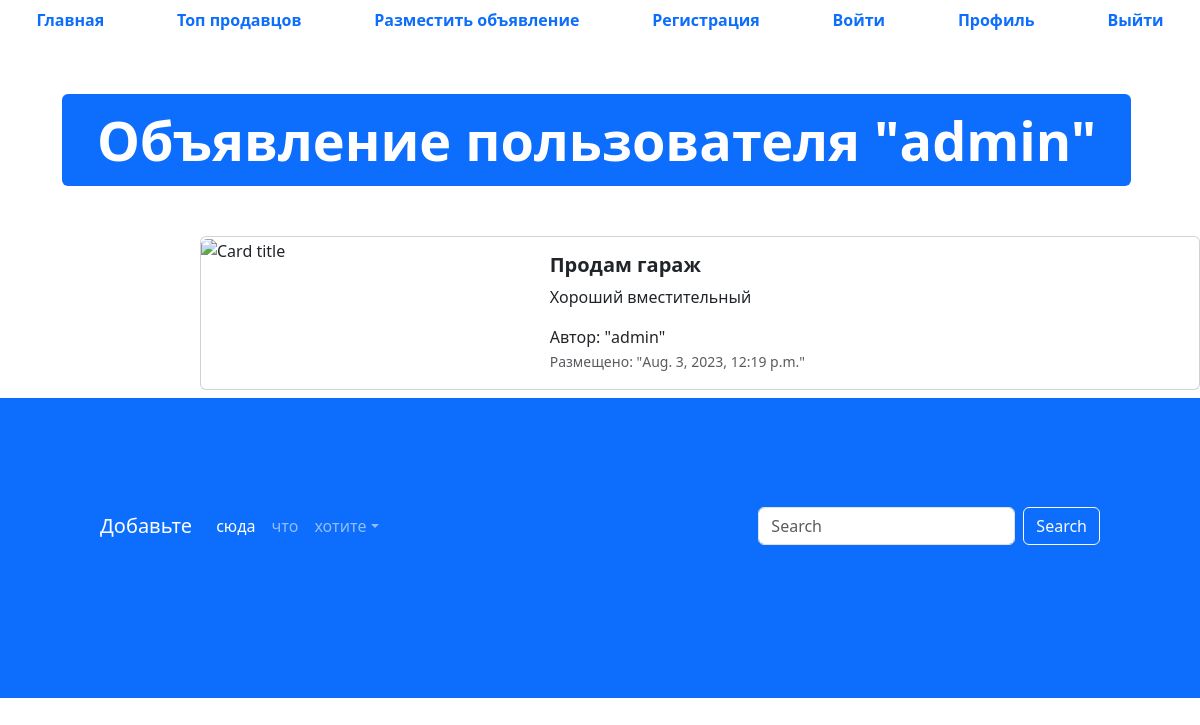
The app's page /advertisement/1 with its own data.
### app_advertisements/models.py (models this page shows, shortened)
class Advertisement(models.Model):
    title = models.CharField('Заголовок', max_length=128)
    description = models.TextField('Описание')
    price = models.DecimalField('Цена', max_digits=10, decimal_places=2)
    auction = models.BooleanField('Торг', help_text='Укажите, уместен ли торг')
    created_at = models.DateTimeField(auto_now_add=True)
    updated_at = models.DateTimeField(auto_now=True)
    user = models.ForeignKey(User, verbose_name='пользователь', on_delete=models.CASCADE)
    image = models.ImageField('Изображение', upload_to='advertisements/')
    class Meta:
        db_table = "advertisements"

### app_advertisements/views.py (the view)
# urls.py: path('advertisement/<int:pk>', advertisement_detail, name='adv-detail'),
def advertisement_detail(request, pk):
    advertisement = Advertisement.objects.get(id=pk)
    context = {'advertisement': advertisement}
    return render(request, 'app_advertisements/advertisement.html', context=context)

### templates/app_advertisements/advertisement.html (shortened to what this page needs)
{% extends 'base.html' %}
{% block content %}
  <ul class="nav nav-pills sticky-top bg-white nav-fill">
    <li class="nav-item">
      <a class="nav-link" href="{% url 'main-page' %}">
        <span style="font-weight: bold;">Главная</span>
      </a>
    </li>
    <li class="nav-item">
      <a class="nav-link" href="{% url 'top-sellers' %}"><span style="font-weight: bold;">Топ продавцов</span>
      </a>
    </li>
    <li class="nav-item">
      <a class="nav-link" href="advertisement-post.html">
        <span style="font-weight: bold;">Разместить объявление</span>
      </a>
    </li>
    <li class="nav-item">
      <a class="nav-link" href="register.html">
        <span style="font-weight: bold;">Регистрация</span>
      </a>
    </li>
    <li class="nav-item">
      <a class="nav-link" href="login.html">
        <span style="font-weight: bold;">Войти</span>
      </a>
    </li>
    <li class="nav-item">
      <a class="nav-link" href="profile.html">
        <span style="font-weight: bold;">Профиль</span>
      </a>
    </li>
    <li class="nav-item">
      <a class="nav-link" href="#">
        <span style="font-weight: bold;">Выйти</span>
      </a>
    </li>
  </ul>
  <div class="container" style="margin: 50px;">
    <div class="display-2">
      <span class="badge bg-primary">Объявление пользователя "{{ advertisement.user }}"</span>
    </div>
  </div>
  <div class="col offset-2">
    <div class="card mb-2" style="max-width: 1200px; margin-top: 20px;">
      <div class="row g-0">
        <div class="col-md-4">
          <a href="#" class="nav-link">
            <img src="{{ advertisement.image }}" class="img-fluid rounded-start" alt="Card title">
          </a>
        </div>
        <div class="col">
          <div class="card-body">
            <h5 class="card-title">
              <a href="#" class="nav-link"><strong>{{ advertisement.title }}</strong></a>
            </h5>
            <p class="card-text">
              {{ advertisement.description }}
            </p>
            <span>Автор: "{{ advertisement.user }}"</span>
            <p class="card-text"><small class="text-muted">Размещено: "{{ advertisement.created_at }}"</small></p>
          </div>
        </div>
      </div>
    </div>
  </div>
  <footer style="padding: 100px; min-height: 300px;" class="bg-primary">
    <nav class="navbar navbar-expand-sm navbar-dark">
      <a class="navbar-brand" href="#">Добавьте</a>
      <div class="collapse navbar-collapse" id="collapsibleNavId">
        <ul class="navbar-nav me-auto mt-2 mt-lg-0">
          <li class="nav-item">
            <a class="nav-link active" href="#" aria-current="page">сюда</a>
          </li>
          <li class="nav-item">
            <a class="nav-link" href="#">что</a>
          </li>
          <li class="nav-item dropdown">
            <a class="nav-link dropdown-toggle" href="#" id="dropdownId" data-bs-toggle="dropdown" aria-haspopup="true"
              aria-expanded="false">хотите</a>
          </li>
        </ul>
        <form class="d-flex my-2 my-lg-0">
          <input class="form-control me-sm-2" type="text" placeholder="Search">
          <button class="btn btn-outline-light my-2 my-sm-0" type="submit">Search</button>
        </form>
      </div>
    </nav>
  </footer>
{% endblock %}

### records on screen
Advertisement: user "admin", title "Продам гараж", description "Хороший вместительный", created_at "Aug. 3, 2023, 12:19 p.m."
